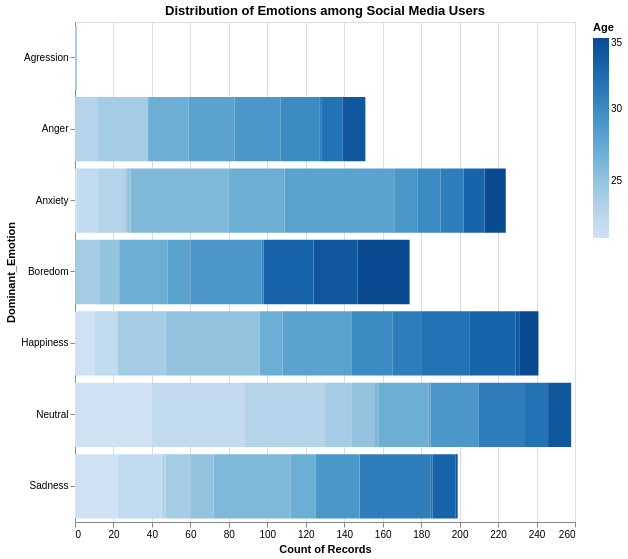

Notebook code for this chart:
### Code cell
# Show the distribution of emotions among users from different genders using a Stacked Bar Chart
hyp_chart = alt.Chart(hyp_data_new).mark_bar().encode(
    y='Dominant_Emotion',
    x='count(Dominant_Emotion)'
).properties(
    height =500,width = 500,
    title='Distribution of Emotions among Social Media Users'
    )
hyp_chart.mark_bar(tooltip = True).encode(color = 'Age')

### Figure 1 — Vega-Lite specification as saved in the notebook (floating-point values rounded to 4 significant figures; data arrays with more than 128 entries replaced by an {"elided": "..."} marker saying what was removed)
{"config": {"view": {"continuousWidth": 400, "continuousHeight": 300}}, "data": {"name": "data-f2704f0c5c2a5262288a5e88a3f6df49"}, "mark": {"type": "bar", "tooltip": true}, "encoding": {"color": {"field": "Age", "type": "quantitative"}, "x": {"aggregate": "count", "field": "Dominant_Emotion", "type": "nominal"}, "y": {"field": "Dominant_Emotion", "type": "nominal"}}, "height": 500, "title": "Distribution of Emotions among Social Media Users", "width": 500, "$schema": "https://vega.github.io/schema/vega-lite/v4.17.0.json", "datasets": {"data-f2704f0c5c2a5262288a5e88a3f6df49": {"elided": "1248 records"}}}
